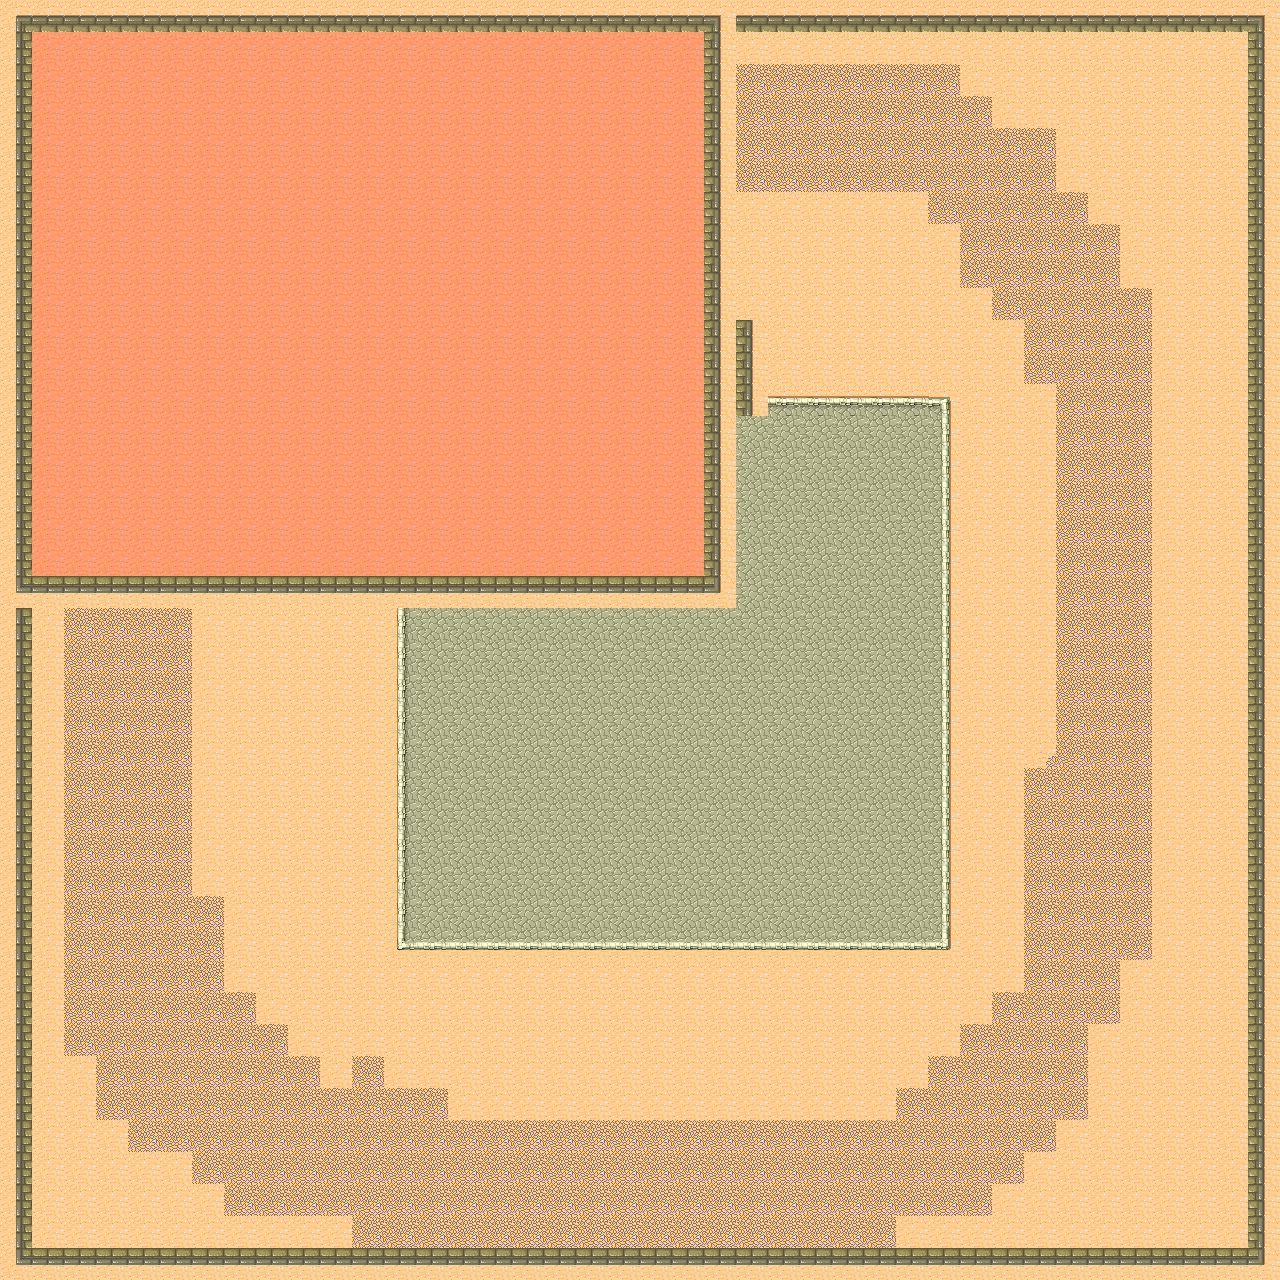

This game map was drawn from its Tiled (.tmx) file and the tilesets committed beside it. A one-line description and the trimmed map source follow:
An orthogonal 40x40 tile map with 32x32 px tiles, 5 tile layers (Ground, RedPellets, PurplePellets, YellowPellets, ...), 2 tilesets.

<map version="1.0" orientation="orthogonal" width="40" height="40" tilewidth="32" tileheight="32">
 <tileset firstgid="1" name="Desert" tilewidth="32" tileheight="32" spacing="1" margin="1">
  <image source="tmw_desert_spacing.png" width="265" height="199" />
  <tile id="0">
   <properties>
    <property name="Obstacle" value="1" />
   </properties>
  </tile>
  <tile id="1">
   <properties>
    <property name="Obstacle" value="1" />
   </properties>
  </tile>
  <tile id="2">
   <properties>
    <property name="Obstacle" value="1" />
   </properties>
  </tile>
  <tile id="8">
   <properties>
    <property name="Obstacle" value="1" />
   </properties>
  </tile>
  <tile id="10">
   <properties>
    <property name="Obstacle" value="1" />
   </properties>
  </tile>
  <tile id="16">
   <properties>
    <property name="Obstacle" value="1" />
   </properties>
  </tile>
  <tile id="17">
   <properties>
    <property name="Obstacle" value="1" />
   </properties>
  </tile>
  <tile id="18">
   <properties>
    <property name="Obstacle" value="1" />
   </properties>
  </tile>
  <tile id="30">
   <properties>
    <property name="bluefood" value="2" />
    <property name="greenfood" value="3" />
    <property name="redfood" value="1" />
   </properties>
  </tile>
  <tile id="38">
   <properties>
    <property name="Creatercolour" value="1" />
   </properties>
  </tile>
 </tileset>
 <tileset firstgid="49" name="test" tilewidth="32" tileheight="32">
  <image source="test.png" width="96" height="96" />
  <tile id="0">
   <properties>
    <property name="GreenFood" value="1" />
   </properties>
  </tile>
  <tile id="1">
   <properties>
    <property name="RedFood" value="1" />
   </properties>
  </tile>
  <tile id="2">
   <properties>
    <property name="BlueFood" value="1" />
   </properties>
  </tile>
  <tile id="3">
   <properties>
    <property name="GreenFood" value="2" />
   </properties>
  </tile>
  <tile id="4">
   <properties>
    <property name="RedFood" value="2" />
   </properties>
  </tile>
  <tile id="5">
   <properties>
    <property name="BlueFood" value="2" />
   </properties>
  </tile>
  <tile id="6">
   <properties>
    <property name="GreenFood" value="3" />
   </properties>
  </tile>
  <tile id="7">
   <properties>
    <property name="RedFood" value="3" />
   </properties>
  </tile>
  <tile id="8">
   <properties>
    <property name="BlueFood" value="3" />
   </properties>
  </tile>
 </tileset>
 <layer name="Ground" width="40" height="40">
  <data>[1600 cells, 1600 non-empty, 19 distinct tile ids]</data>
 </layer>
 <layer name="RedPellets" width="40" height="40">
  <data>[1600 cells, 357 non-empty, 1 distinct tile ids]</data>
 </layer>
 <layer name="PurplePellets" width="40" height="40">
  <data>[1600 cells, 0 non-empty, 0 distinct tile ids]</data>
 </layer>
 <layer name="YellowPellets" width="40" height="40">
  <data>[1600 cells, 0 non-empty, 0 distinct tile ids]</data>
 </layer>
 <layer name="Creatures" width="40" height="40">
  <data>[1600 cells, 0 non-empty, 0 distinct tile ids]</data>
 </layer>
</map>
